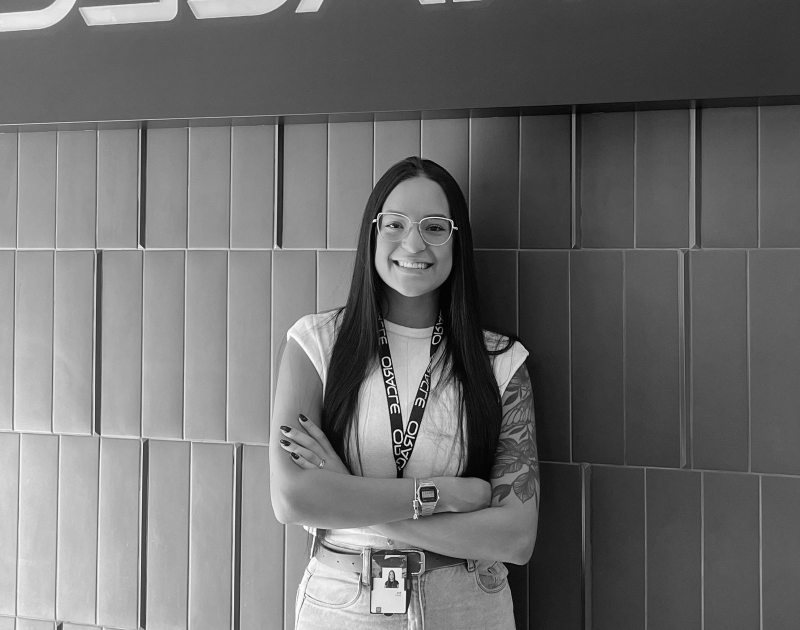
//> input picture lab4/codigo/item1/result_ana/Source image.png, 1600 x 1260 px (shown at 1/2 size)
$ ./Historigrama 'item1/result_ana/Source image.png'   (built with g++ and OpenCV 4)
//> lines starting //> are read from the running program, lines starting //| are printed output that depends on the picture
/**
 * @function calcHist_Demo.cpp
 * @brief Demo code to use the function calcHist
 * @author
 */

#include "opencv2/highgui.hpp"
#include "opencv2/imgcodecs.hpp"
#include "opencv2/imgproc.hpp"
#include <iostream>

using namespace std;
using namespace cv;

/**
 * @function main
 */
int main(int argc, char** argv)
{
    //! [Load image]
    CommandLineParser parser( argc, argv, "{@input | edson.jpg | input image}" );
    Mat src = imread( samples::findFile( parser.get<String>( "@input" ) ), IMREAD_COLOR );
//> src is the input picture: 1260 rows x 1600 cols, CV_8UC3; min 0, max 255, mean 110
    if( src.empty() )
    {
        return EXIT_FAILURE;
    }
    //! [Load image]

    //! [Separate the image in 3 places ( B, G and R )]
    vector<Mat> bgr_planes;
    split( src, bgr_planes );
    //! [Separate the image in 3 places ( B, G and R )]

    //! [Establish the number of bins]
    int histSize = 256;
    //! [Establish the number of bins]

    //! [Set the ranges ( for B,G,R) )]
    float range[] = { 0, 256 }; //the upper boundary is exclusive
    const float* histRange[] = { range };
    //! [Set the ranges ( for B,G,R) )]

    //! [Set histogram param]
    bool uniform = true, accumulate = false;
    //! [Set histogram param]

    //! [Compute the histograms]
    Mat b_hist, g_hist, r_hist;
    calcHist( &bgr_planes[0], 1, 0, Mat(), b_hist, 1, &histSize, histRange, uniform, accumulate );
//> b_hist = 256 values, max 22253 at index 90, min 64 at index 255, mean 7875
    calcHist( &bgr_planes[1], 1, 0, Mat(), g_hist, 1, &histSize, histRange, uniform, accumulate );
//> g_hist has the same summary as b_hist
    calcHist( &bgr_planes[2], 1, 0, Mat(), r_hist, 1, &histSize, histRange, uniform, accumulate );
//> r_hist has the same summary as b_hist
    //! [Compute the histograms]

    //! [Draw the histograms for B, G and R]
    int hist_w = 512, hist_h = 400;
    int bin_w = cvRound( (double) hist_w/histSize );

    Mat histImage( hist_h, hist_w, CV_8UC3, Scalar( 0,0,0) );
    //! [Draw the histograms for B, G and R]

    //! [Normalize the result to ( 0, histImage.rows )]
    normalize(b_hist, b_hist, 0, histImage.rows, NORM_MINMAX, -1, Mat() );
//> b_hist = 256 values, max 400 at index 90, min 0 at index 255, mean 140.8
    normalize(g_hist, g_hist, 0, histImage.rows, NORM_MINMAX, -1, Mat() );
//> g_hist has the same summary as b_hist
    normalize(r_hist, r_hist, 0, histImage.rows, NORM_MINMAX, -1, Mat() );
//> r_hist has the same summary as b_hist
    //! [Normalize the result to ( 0, histImage.rows )]

    //! [Draw for each channel]
    for( int i = 1; i < histSize; i++ )
    {
        line( histImage, Point( bin_w*(i-1), hist_h - cvRound(b_hist.at<float>(i-1)) ),
              Point( bin_w*(i), hist_h - cvRound(b_hist.at<float>(i)) ),
              Scalar( 255, 0, 0), 2, 8, 0  );
        line( histImage, Point( bin_w*(i-1), hist_h - cvRound(g_hist.at<float>(i-1)) ),
              Point( bin_w*(i), hist_h - cvRound(g_hist.at<float>(i)) ),
              Scalar( 0, 255, 0), 2, 8, 0  );
        line( histImage, Point( bin_w*(i-1), hist_h - cvRound(r_hist.at<float>(i-1)) ),
              Point( bin_w*(i), hist_h - cvRound(r_hist.at<float>(i)) ),
              Scalar( 0, 0, 255), 2, 8, 0  );
    }
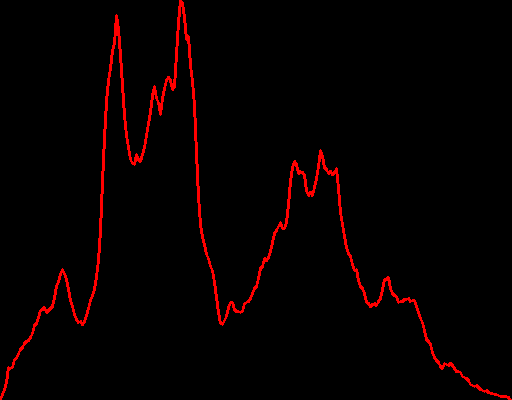
//> histImage: 400 rows x 512 cols, CV_8UC3; mean B, G, R 0, 0, 7.2
    //! [Draw for each channel]

    //! [Display]
    imshow("Source image", src );
    imshow("calcHist Demo", histImage );
    imwrite("calcHist Demo.png", histImage );

    //! [Display]

    //! [Convert to grayscale]
    cvtColor( src, src, COLOR_BGR2GRAY );
    //! [Convert to grayscale]

    //! [Apply Histogram Equalization]
    Mat dst;
    equalizeHist( src, dst );
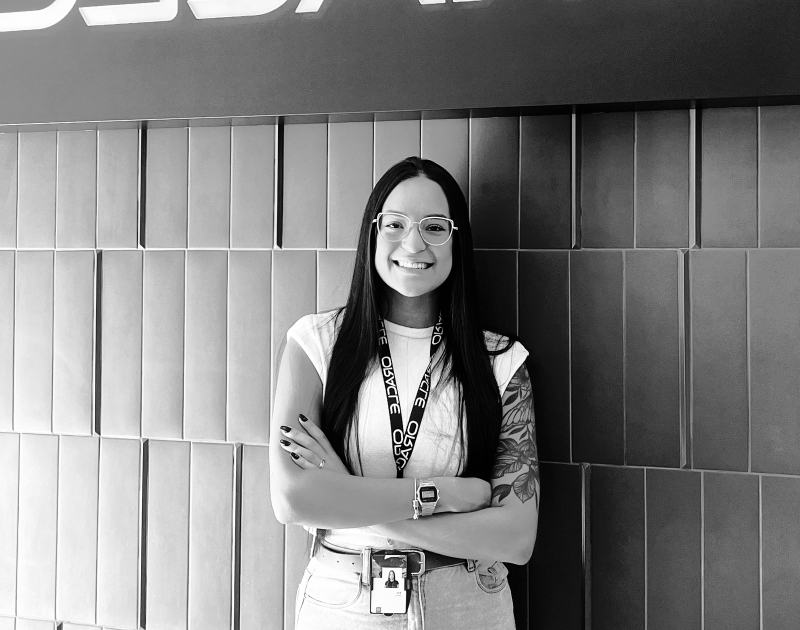
//> dst: 1260 rows x 1600 cols, CV_8UC1 (shown at 1/2 size); min 0, max 255, mean 128.2
    //! [Apply Histogram Equalization]

    //! [Display results]
    imshow( "Source image", src );
    imwrite("Source image.png", src);
    imshow( "Equalized Image", dst );
    imwrite("Equalized Image.png", dst);
    //! [Display results]

    //! [Wait until user exits the program]
    waitKey();
    //! [Wait until user exits the program]

    return 0;
}
